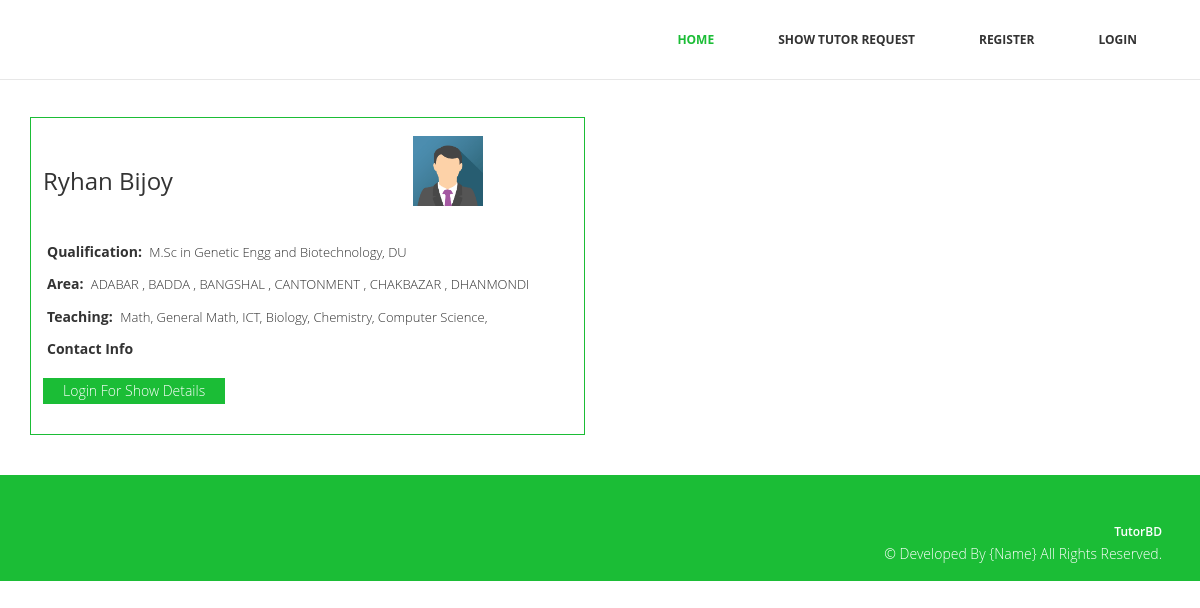
/detailstutor.php?id=1, run on the app's committed database.
### tables this page shows
CREATE TABLE `add_tutor` (
  `id` int(6) NOT NULL,
  `name` varchar(200) NOT NULL,
  `qualification` varchar(200) NOT NULL,
  `teaching_sub` varchar(200) NOT NULL,
  `are` varchar(200) NOT NULL,
  `img` varchar(50) NOT NULL,
  `mobile` varchar(11) NOT NULL,
  `email` varchar(50) NOT NULL
);

### detailstutor.php (the view, shortened to what this page needs)
<?php include("header.php"); ?>
<section id="tutorlist">
<div class="container">
	<div class="row">
	<h2> Featured Tutors</h2>
	<?php
	 $id=$_GET['id'];
	include("inc/constant.php");
	$sql = "SELECT *  FROM add_tutor WHERE id=$id";
	$result = $conn->query($sql);
	 if ($result->num_rows > 0) {
	while($row = $result->fetch_assoc()) {?>
		<div class="col-md-6">
		<div class="single-tutor">
		<div class="tutor-are">
				<div class="tutor-iteam"><h3><?php echo $row["name"] ?></h3></div>
				<div class="tutor-img"><h3><img src="images/img_avatar.png" alt="" /></h3></div>
		</div>
			<p><span>Qualification:</span> <?php echo $row["qualification"] ?></p>
			<p><span>Area:</span> <?php echo $row["are"] ?></p>
			<p><span>Teaching: </span><?php echo $row["teaching_sub"] ?></p>
			<div class="contact_info">
			<p><span>Contact Info</span></p>
				<?php
  if(($_SESSION['email']) && ($_SESSION['password']) ){?>
			<p><span>Email: </span><?php echo $row["email"] ?></p>
			<p><span>Contact Number: </span><?php echo $row["mobile"] ?></p>
			<?php
			} else
			echo '<a href="login.php">Login For Show Details</a>';
			?>
			</div>
		</div>
		</div>
		<?php 	}
										} ?>
	</div>
</div>
</section>
<?php include("footer.php"); ?>

### css/style.css (style rules this page uses)
body { font-family:'Open Sans', Arial, sans-serif; font-size:14px; font-weight:300; line-height:1.6em; color:#fff; background-color:#fff; overflow-x:hidden; }
hi,h2,h3,h4,h5,h6 { color:#333; line-height:1.1em; }
p { color:#333; font-size:13px; }
a { text-decoration:none; transition: all 0.1s ease-in-out; -moz-transition: all 0.1s ease-in-out; -webkit-transition: all 0.1s ease-in-out; -o-transition: all 0.1s ease-in-out; outline: none; color:#333; }
#tutorlist { padding:40px 0; float:left; width:100%; }
#tutorlist h2 { text-align: center; margin-bottom: 58px; width: 269px; margin: 0 auto; margin-bottom: 40px; border-bottom: 4px solid #1BBD36; }
.single-tutor { float: left; width: 100%; border: 1px solid #1BBD36; padding: 30px 12px; }
.single-tutor img { width:70px; height:70px; }
.tutor-iteam { width:70%; float:left; }
.tutor-img { width: 30%; float: left; height: 100px; margin-top: -32px; margin-bottom: 25px; }
.single-tutor span { font-size: 14px; font-weight: bold; padding: 4px; }
.single-tutor a { display: inline-block; padding: 2px 20px; background: #1BBD36; color: #fff; margin-top: 7px; }

### data on the page
add_tutor: name "Ryhan Bijoy", qualification "M.Sc in Genetic Engg and Biotechnology, DU", are "ADABAR , BADDA , BANGSHAL , CANTONMENT , CHAKBAZAR , DHANMONDI", teaching_sub "Math, General Math, ICT, Biology, Chemistry, Computer Science,"
